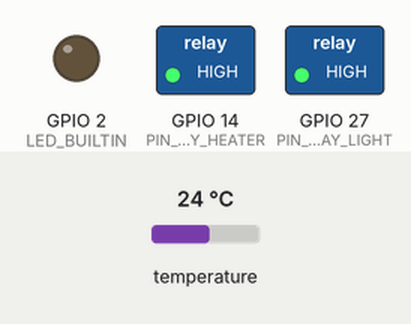
This sketch was run on a simulated ESP32. Shown: switched loads named in the sketch (green lamp = pin HIGH), output pins drawn as LEDs (lit = HIGH). Dashed ring = blinking. The test bench sets the inputs (shaded band); at power-on: temperature 24 °C. WiFi joins after 1.5 s; servers stay silent unless stated.

Above: at 2.8 s.
At 4.2 s:
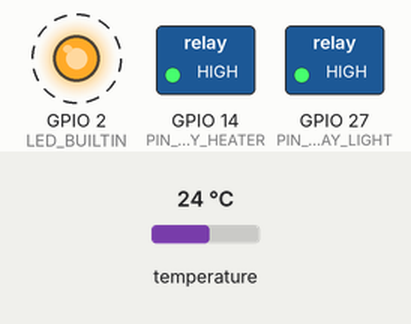
Timing chart, 0 to 6.4 s (numbered marks = the images above):
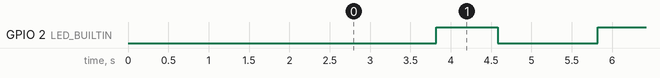

The sketch:

Aquarium-Controller.ino
```cpp
#include <BlynkSimpleEsp32.h>
#include <DallasTemperature.h>
#include <OneWire.h>
#include <WiFi.h>
#include <WiFiClient.h>

/* WiFi and Blynk Config */
#define BLYNK_AUTH_TOKEN "<BLYNK_AUTH_TOKEN_HERE>"
#define WIFI_SSID "<WIFI_SSID_HERE>"
#define WIFI_PASSWORD "<WIFI_PASSWORD_HERE>"

/* GPIO */
// Real GPIO.
#define PIN_THERMOMETER_DATA 4  // IN  | OneWire | Connected to DS18B20 data cable.
#define PIN_RELAY_LIGHT 27      // OUT | bool    | Connected to relay - controls LED Lamp. Active Low.
#define PIN_RELAY_HEATER 14     // OUT | bool    | Connected to relay - controls Heater. Active Low.
// Virtual GPIO.
#define VPIN_TEMPERATURE V0               // OUT | float | Measured instant temperature.
#define VPIN_MAX_TEMPERATURE V1           // IN  | float | Max. acceptable temperature.
#define VPIN_MIN_TEMPERATURE V2           // IN  | float | Min. acceptable temperature.
#define VPIN_SENSOR_ERROR V3              // OUT | bool  | Sensor error (invalid measuring).
#define VPIN_HIGH_TEMPERATURE_WARNING V4  // OUT | bool  | Temperature over acceptable limit.
#define VPIN_LOW_TEMPERATURE_WARNING V5   // OUT | bool  | Temperature under acceptable limit.
#define VPIN_LIGHT_STATE V6               // IN  | bool  | Controls LED Lamp.

/* Constants */
#define SENSOR_ERROR -127.0
#define SAMPLE_TIME 2                              // In seconds.
#define ALERT_LIMIT_OUT_OF_RANGE 60 / SAMPLE_TIME  // In samples.
#define ALERT_LIMIT_INVALID 10 / SAMPLE_TIME       // In samples.

/* Messages */
// Temperature out of acceptable bounds.
#define TEXT_ALERT_SUBJECT_OUT_OF_RANGE "ALERT: Temperature out of normal range."
#define TEXT_ALERT_BODY_OUT_OF_RANGE "The temperature is out of the normal range."
#define TEXT_OK_SUBJECT_OUT_OF_RANGE "OK: Temperature back to normal."
#define TEXT_OK_BODY_OUT_OF_RANGE "The temperature is back to the normal range."
// Invalid temperature measuring.
#define TEXT_ALERT_SUBJECT_INVALID "ALERT: Thermometer not working as intended."
#define TEXT_ALERT_BODY_INVALID "The thermometer might be disconnected. Be careful!"
#define TEXT_OK_SUBJECT_INVALID "OK: Thermometer is working as intended."
#define TEXT_OK_BODY_INVALID "The thermometer got reconnected."

/* Setup */
// Connecting to thermometer.
OneWire oneWire(PIN_THERMOMETER_DATA);
DallasTemperature sensors(&oneWire);
// Instantiating virtual LEDs.
WidgetLED LED_sensor_error(VPIN_SENSOR_ERROR);
WidgetLED LED_high_temperature_warning(VPIN_HIGH_TEMPERATURE_WARNING);
WidgetLED LED_low_temperature_warning(VPIN_LOW_TEMPERATURE_WARNING);
// Initializing global variables.
bool light_state = false;
int counter_invalid = 0;
int counter_out_of_range = 0;
float max_temperature = 100.0;
float min_temperature = -100.0;
BLYNK_WRITE(VPIN_MAX_TEMPERATURE) {max_temperature = param.asFloat();}
BLYNK_WRITE(VPIN_MIN_TEMPERATURE) {min_temperature = param.asFloat();}
BLYNK_WRITE(VPIN_LIGHT_STATE) {light_state = param.asInt();}
BlynkTimer timer;

void setup() {
  // Declaring GPIO usage.
  pinMode(LED_BUILTIN, OUTPUT);
  pinMode(PIN_RELAY_LIGHT, OUTPUT);
  pinMode(PIN_RELAY_HEATER, OUTPUT);

  // Initializing GPIO.
  digitalWrite(LED_BUILTIN, LOW);
  digitalWrite(PIN_RELAY_LIGHT, HIGH);
  digitalWrite(PIN_RELAY_HEATER, HIGH);

  // Stablishing connections and starting the timer.
  Blynk.begin(BLYNK_AUTH_TOKEN, WIFI_SSID, WIFI_PASSWORD);
  sensors.begin();
  timer.setInterval(SAMPLE_TIME * 1000L, timerEvent);
}

void loop() {
  lightControl();
  Blynk.run();
  timer.run();
}

void timerEvent() {
  sendAlerts();

  // Indicates the measuring is occuring.
  digitalWrite(LED_BUILTIN, HIGH);

  // Gets the measured temperature.
  sensors.requestTemperatures();
  float temperatureC = sensors.getTempCByIndex(0);

  // Checks if it's valid.
  if (!isValid(temperatureC)) return;

  // Checks if it's out of bounds.
  checkTemperatureRange(temperatureC);

  // Ends the process.
  Blynk.virtualWrite(VPIN_TEMPERATURE, temperatureC);
  digitalWrite(LED_BUILTIN, LOW);
}

void lightControl() {
  /* Controls the LED Lamp (Active Low) */
  if (light_state) digitalWrite(PIN_RELAY_LIGHT, LOW);
  else digitalWrite(PIN_RELAY_LIGHT, HIGH);
}

void sendAlerts() {
  /* Emit warnings if needed */
  if (counter_invalid == ALERT_LIMIT_INVALID) {
    Blynk.email(TEXT_ALERT_SUBJECT_INVALID, TEXT_ALERT_BODY_INVALID);
    Blynk.notify(TEXT_ALERT_SUBJECT_INVALID);
    return;
  }
  if (counter_out_of_range == ALERT_LIMIT_OUT_OF_RANGE) {
    Blynk.email(TEXT_ALERT_SUBJECT_OUT_OF_RANGE, TEXT_ALERT_BODY_OUT_OF_RANGE);
    Blynk.notify(TEXT_ALERT_SUBJECT_OUT_OF_RANGE);
  }
}

bool isValid(float temperatureC) {
  /* Checks if the measuring is valid */
  if (temperatureC == SENSOR_ERROR) {
    if (counter_invalid <= ALERT_LIMIT_INVALID) counter_invalid += 1; // Prevents overflow.
    LED_sensor_error.on();
    return false;
  }
  if (counter_invalid >= ALERT_LIMIT_INVALID) {
    // Notifies when it gets back to normal.
    Blynk.email(TEXT_OK_SUBJECT_INVALID, TEXT_OK_BODY_INVALID);
    Blynk.notify(TEXT_OK_SUBJECT_INVALID);
  }
  counter_invalid = 0;
  LED_sensor_error.off();
  return true;
}

void checkTemperatureRange(float temperatureC) {
  /* Checks if the temperature is in an acceptable range */
  if (temperatureC > max_temperature || temperatureC < min_temperature) {
    if (counter_out_of_range >= ALERT_LIMIT_OUT_OF_RANGE) counter_out_of_range += 1; // Prevents overflow.
  }
  else {
    if (counter_out_of_range >= ALERT_LIMIT_OUT_OF_RANGE) {
      // Notifies when it gets back to normal.
      Blynk.email(TEXT_OK_SUBJECT_OUT_OF_RANGE, TEXT_OK_BODY_OUT_OF_RANGE);
      Blynk.notify(TEXT_OK_SUBJECT_OUT_OF_RANGE);
    }
    counter_out_of_range = 0;
  }

  // Checks for high temperature.
  if (temperatureC > max_temperature) LED_high_temperature_warning.on();
  else LED_high_temperature_warning.off();

  // Checks for low temperature.
  if (temperatureC < min_temperature){
    LED_low_temperature_warning.on();
    digitalWrite(PIN_RELAY_HEATER, LOW); // Turns heater on (Active Low).
  }
  else{
    LED_low_temperature_warning.off();
    digitalWrite(PIN_RELAY_HEATER, HIGH); // Turns heater off (Active Low).
  }
}
```

Measured:
- by itself, GPIO 2 (LED_BUILTIN): alternates HIGH for 0.76 s and LOW for 1.2 s
